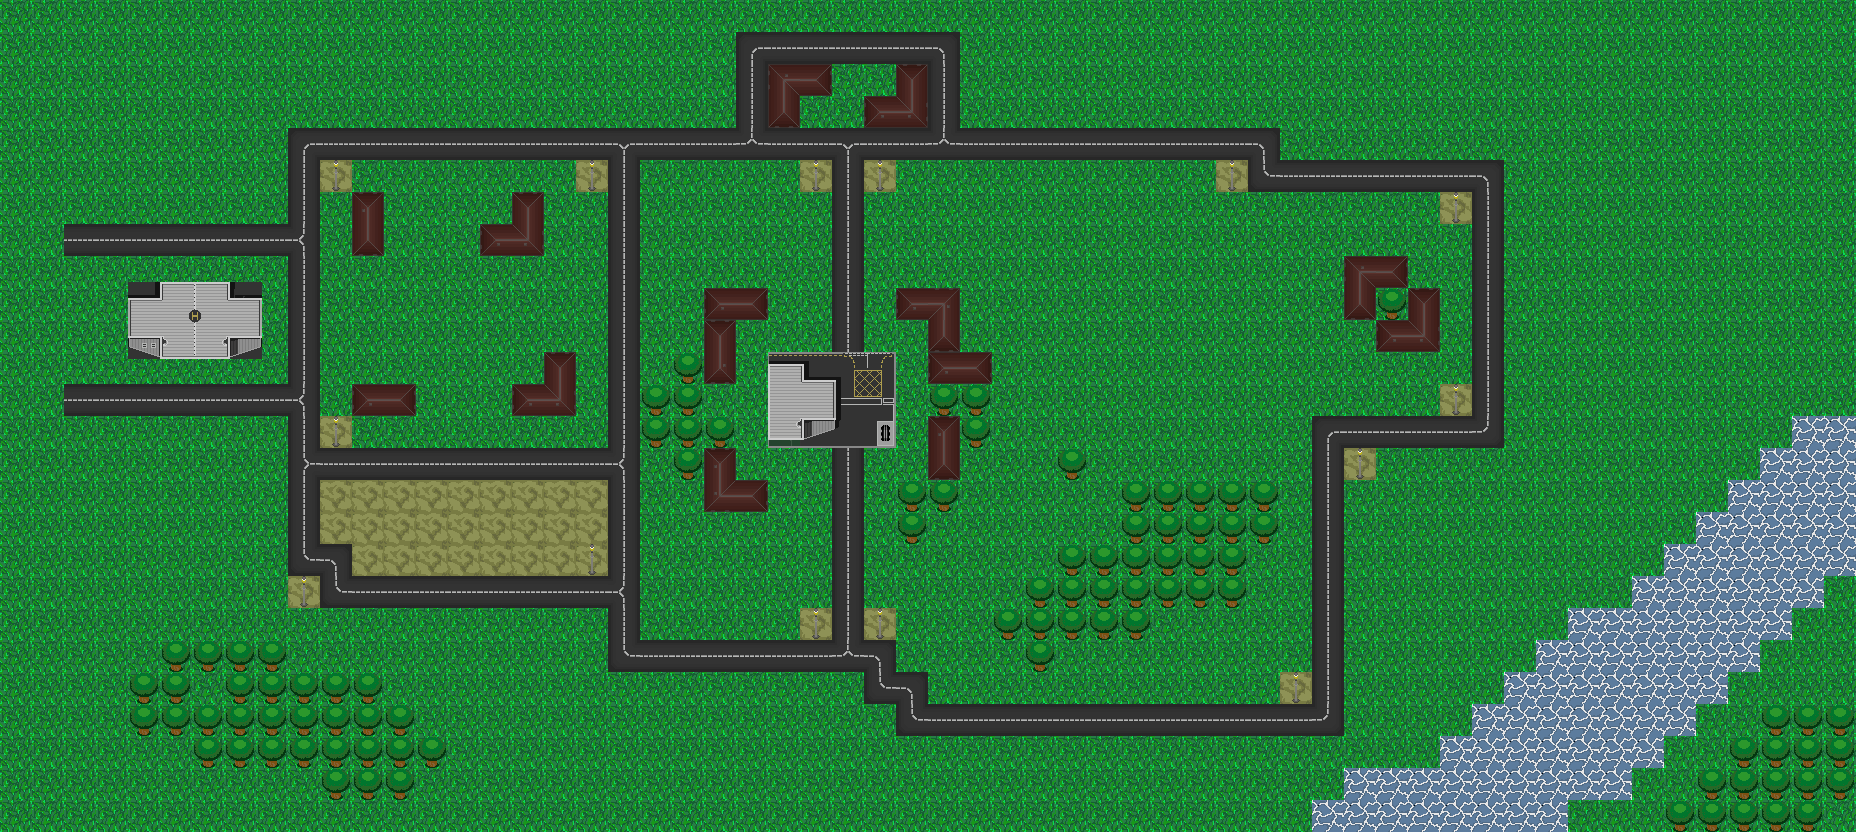

A level layout from a 2D game, rendered from its tile map. Below: a short description, then the map file with tile-grid data replaced by summaries:
An orthogonal 58x26 tile map with 32x32 px tiles, 2 tile layers (Tile Layer 1, Tile Layer 2), 2 tilesets.

<map version="1.2" tiledversion="1.3.2" orientation="orthogonal" renderorder="right-down" compressionlevel="0" width="58" height="26" tilewidth="32" tileheight="32" infinite="0" nextlayerid="3" nextobjectid="1">
 <tileset firstgid="1" source="NPTiles.tsx" />
 <tileset firstgid="331" source="NPTiles.tsx" />
 <layer id="1" name="Tile Layer 1" width="58" height="26">
  <data>[1508 cells, 1508 non-empty, 13 distinct tile ids]</data>
 </layer>
 <layer id="2" name="Tile Layer 2" width="58" height="26">
  <data>[1508 cells, 174 non-empty, 40 distinct tile ids]</data>
 </layer>
</map>